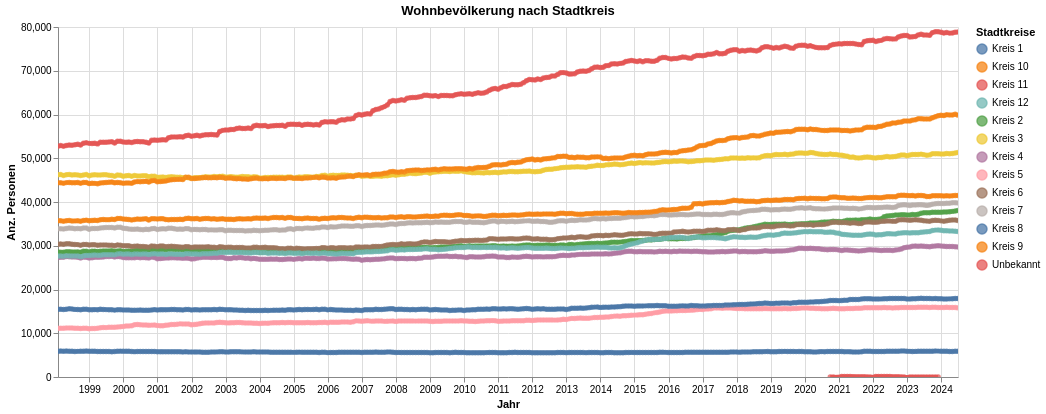

Source (notebook cell):
### Code cell
myTitle="Wohnbevölkerung nach Stadtkreis"

highlight = alt.selection(type='single', on='mouseover',
                          fields=['KreisLang'], nearest=True)
#x='date:StichtagDatJahr',
base = alt.Chart(myAgg.reset_index().query('sum_WBev>1').sort_values('KreisCd', ascending=True), title=myTitle).encode(
    x=alt.X('StichtagDat', axis=alt.Axis(title='Jahr'))# , axis=alt.Axis(format='%', title='percentage')
    , y=alt.X('sum_WBev', axis=alt.Axis(title='Anz. Personen'))
    , color=alt.Color('KreisLang', legend=alt.Legend(title="Stadtkreise", orient="right"))  
    ,tooltip=['StichtagDat', 'KreisLang', 'sum_WBev']    
)
points = base.mark_circle().encode(
    opacity=alt.value(0.75)
).add_selection(
    highlight
).properties(
    width=900 , height=350
)
lines = base.mark_line().encode(
    size=alt.condition(~highlight, alt.value(0.5), alt.value(4))
).interactive()

lines + points

### Figure 1 — Vega-Lite specification as saved in the notebook (floating-point values rounded to 4 significant figures; data arrays with more than 128 entries replaced by an {"elided": "..."} marker saying what was removed)
{"config": {"view": {"continuousWidth": 300, "continuousHeight": 300}}, "layer": [{"mark": {"type": "line"}, "encoding": {"color": {"field": "KreisLang", "legend": {"orient": "right", "title": "Stadtkreise"}, "type": "nominal"}, "size": {"condition": {"test": {"not": {"param": "param_11"}}, "value": 0.5}, "value": 4}, "tooltip": [{"field": "StichtagDat", "type": "temporal"}, {"field": "KreisLang", "type": "nominal"}, {"field": "sum_WBev", "type": "quantitative"}], "x": {"axis": {"title": "Jahr"}, "field": "StichtagDat", "type": "temporal"}, "y": {"axis": {"title": "Anz. Personen"}, "field": "sum_WBev", "type": "quantitative"}}, "name": "view_11", "title": "Wohnbevölkerung nach Stadtkreis"}, {"mark": {"type": "circle"}, "encoding": {"color": {"field": "KreisLang", "legend": {"orient": "right", "title": "Stadtkreise"}, "type": "nominal"}, "opacity": {"value": 0.75}, "tooltip": [{"field": "StichtagDat", "type": "temporal"}, {"field": "KreisLang", "type": "nominal"}, {"field": "sum_WBev", "type": "quantitative"}], "x": {"axis": {"title": "Jahr"}, "field": "StichtagDat", "type": "temporal"}, "y": {"axis": {"title": "Anz. Personen"}, "field": "sum_WBev", "type": "quantitative"}}, "name": "view_12", "title": "Wohnbevölkerung nach Stadtkreis"}], "data": {"name": "data-9e25f07c8a085fbcceb2d748d415d3a0"}, "height": 350, "params": [{"name": "param_12", "select": {"type": "interval", "encodings": ["x", "y"]}, "bind": "scales", "views": ["view_11"]}, {"name": "param_11", "select": {"type": "point", "fields": ["KreisLang"], "nearest": true, "on": "mouseover"}, "views": ["view_12"]}], "width": 900, "$schema": "https://vega.github.io/schema/vega-lite/v5.8.0.json", "datasets": {"data-9e25f07c8a085fbcceb2d748d415d3a0": {"elided": "3851 records"}}}
